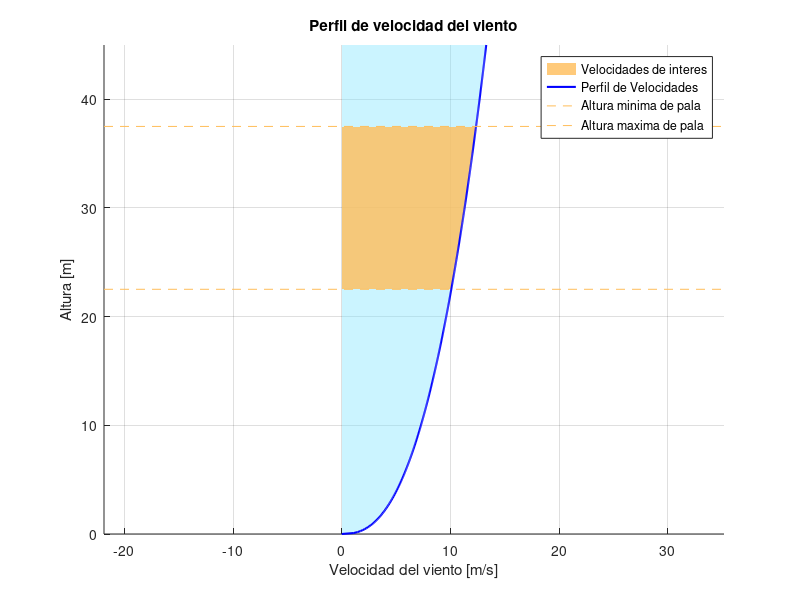

Source code (MATLAB):
close all; clear;
h0 = 30;
V0 = 11.3;

h = linspace(0, h0 + 2*7.4900, 500);
U = V0 * (h/h0).^0.4;

h1 = h0 - 7.4900;
h2 = h0 + 7.4900;

idx = h >= h1 & h <= h2;
h_fill = h(idx);
U_fill = U(idx);


hold on;


fill([zeros(size(U)), fliplr(U)], [h, fliplr(h)], ...
     [124 228  255]/255, 'FaceAlpha', 0.4, 'EdgeColor', 'none');

pl(1) = fill([zeros(size(U_fill)), fliplr(U_fill)], [h_fill, fliplr(h_fill)], ...
     [255 189 89]/255, 'FaceAlpha', 0.8, 'EdgeColor', 'none',  "DisplayName", "Velocidades de interes");  


xlim()

pl(2) = plot(U, h, 'b', 'LineWidth', 1.5, "DisplayName", "Perfil de Velocidades");

axis equal;

pl(3) = plot(xlim(), [h1 h1], '--', 'color', "#ffbd59", 'DisplayName', 'Altura minima de pala');
pl(4) = plot(xlim(), [h2 h2], '--', 'color', "#ffbd59", 'DisplayName', 'Altura maxima de pala');

xlabel('Velocidad del viento [m/s]');
ylabel('Altura [m]');
title('Perfil de velocidad del viento');
legend(pl)

grid on;
